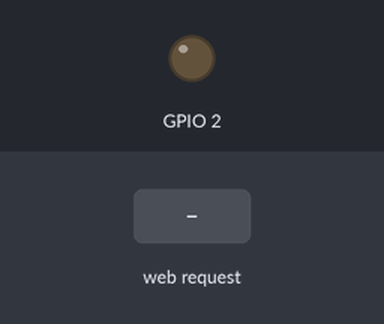
Simulated run of this sketch. Board: ESP32. Shown: output pins drawn as LEDs (lit = HIGH). Inputs (shaded band) come from the test bench. WiFi joins after 1.5 s; servers stay silent unless stated; what the sketch prints to the serial monitor is not drawn.

Above: at 2.7 s.
2.8 s: HTTP request GET /on received
At 3.7 s:
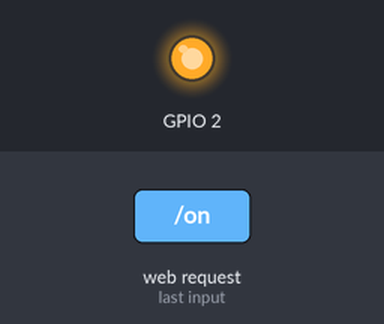
7.3 s: HTTP request GET /off received
At 8.6 s:
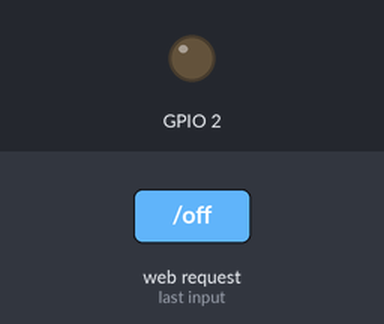
Timing chart, 0 to 10.3 s (numbered marks = the images above; inputs shaded):
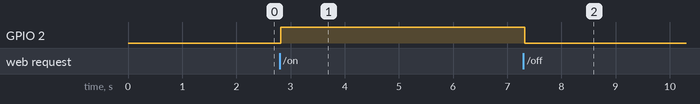

Measured:
- after the input at 2.8 s, GPIO 2: LOW → HIGH at once
- after the input at 7.3 s, GPIO 2: HIGH → LOW at once

The sketch:

esp-wifi-rdif.ino
```cpp
#include <WiFi.h>
#include <SPI.h>
#include <MFRC522.h>

#define SS_PIN 5
#define RST_PIN 4

WiFiServer server(80);
MFRC522 mfrc522(SS_PIN, RST_PIN);

String header;

String stav = "off";
String farba = "ff0000";

unsigned long currentTime = millis();
unsigned long previousTime = 0;
const long timeoutTime = 2000;

void setup() {
  Serial.begin(9600);
  pinMode(2, OUTPUT);

  SPI.begin(18, 19, 23, SS_PIN);
  mfrc522.PCD_Init();

  WiFi.begin("soc2019", "socka2019");
  while (WiFi.status() != WL_CONNECTED) {
    delay(500);
    Serial.print(".");
  }

  Serial.println("WiFi pripojena!");
  Serial.print("IP adresa: ");
  Serial.println(WiFi.localIP());

  server.begin();
}

void loop() {
  // Handle client connections
  WiFiClient client = server.available();

  if (client) {
    currentTime = millis();
    previousTime = currentTime;
    String currentLine = "";

    while (client.connected() && currentTime - previousTime <= timeoutTime) {
      currentTime = millis();

      if (client.available()) {
        char c = client.read();
        Serial.write(c);
        header += c;

        if (c == '\n') {
          if (currentLine.length() == 0) {
            // Send HTTP response headers
            client.println("HTTP/1.1 200 OK");
            client.println("Content-type:text/html");
            client.println("Connection: close");
            client.println("");

            if (header.indexOf("GET /on") >= 0) {
              Serial.println("STATUS: on");
              stav = "on";
            } else if (header.indexOf("GET /off") >= 0) {
              Serial.println("STATUS: off");
              stav = "off";
            }

            // Send HTML content
            client.println("<!DOCTYPE html><html><head>");
            client.println("<style>");
            client.println(".button {");
            client.println("padding: 24px 48px;");
            client.println("font-size: 18px;");
            String idk = "background-color: #" + farba + ";";
            client.println(idk);
            client.println("color: white;");
            client.println("border: none;");
            client.println("cursor: pointer;");
            client.println("}");
            client.println("</style>");
            client.println("</head><body>");
            client.println("<div align='center'>");

            client.println("<h1>LED status:</h1><br>");
            client.println("<p>STAV: <b>" + stav + "<b></p>");
            if (stav == "off") {
              client.println("<p><a href=\"/on\"><button class=\"button\">ZASVIETIT</button></a></p>");
              digitalWrite(2, LOW);
            } else {
              client.println("<p><a href=\"/off\"><button class=\"button button2\">ZHASNUT</button></a></p>");
              digitalWrite(2, HIGH);
            }

            client.println("</div>");
            client.println("</body></html>");
            client.println("");
            break;
          } else {
            currentLine = "";
          }
        } else if (c != '\r') {
          currentLine += c;
        }
      }
    }

    header = "";
    client.stop();
    Serial.println("Client disconnected.");
  }

  // Handle RFID logic separately
  if (mfrc522.PICC_IsNewCardPresent()) {
    if (mfrc522.PICC_ReadCardSerial()) {
      String uidString = "";
      for (byte i = 0; i < mfrc522.uid.size; i++) {
        if (mfrc522.uid.uidByte[i] < 0x10) uidString += "0";
        uidString += String(mfrc522.uid.uidByte[i], HEX);
      }
      uidString.toLowerCase();

      if (uidString == "23b7fca5") {
        farba = "00ff00";
      } else if (uidString == "63930b10") {
        farba = "ff0000";
      } else {
        farba = "ff0000";
      }
      Serial.println(uidString);
    }
  }
}
```
